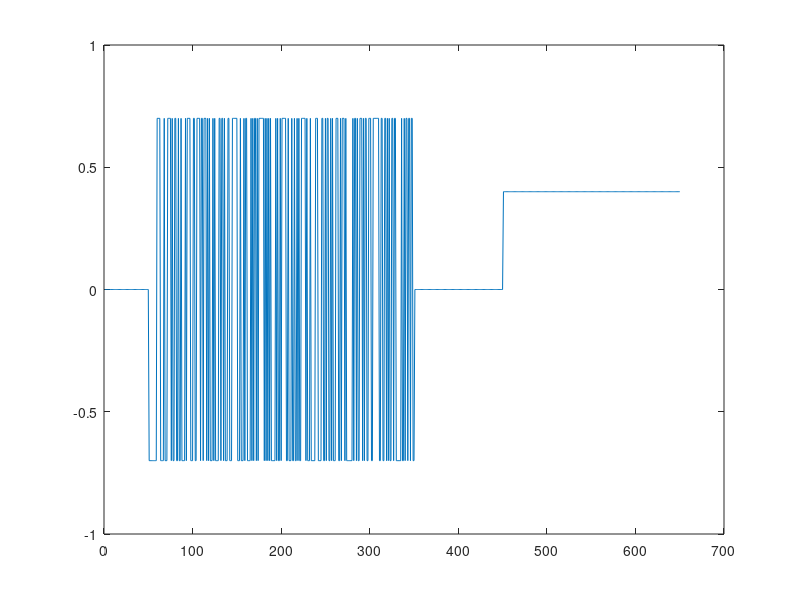
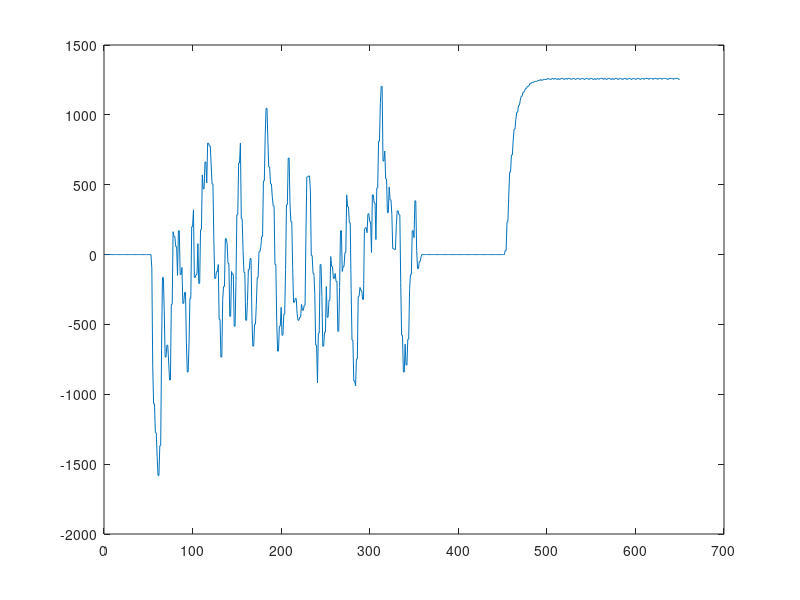

These figures' MATLAB source, in order: (Note: this script raises an error after producing the figures.)
%L8_RO51_ BistrischiAttila-Roland
close all;
clear;clc;

load('datematlab.mat');

y=vel;

figure;
plot(u);

figure;
plot(y);

f=0.1;
b=8;
nk=2;

x=400;

uid=u(1:x);
uval=u((x+1):end);

yid=y(1:x);
yval=y((x+1):end)';

lmax=1020;
alfa=0.01;
delta=0.01;
teta=zeros(2,2);
teta(:,1)=[b,f]';
l=1;
N=length(yid);

e=[0];
dV_dteta=0;
depsilon_dteta = zeros(2, N);
dedf=[0];
dedb=[0];

a=[];
while (l == 1 || (norm(teta(:, l) - teta(:, l - 1)) >= delta && l <= lmax))
    b=teta(1,l);
    f=teta(2,l);
    l=l+1;
    for k=1:nk 
        e(k)=yid(k);
        depsilon_dteta(:,k)=[0,0];
        dedf(k)=[0];% =depsilon_dteta(1)=[0,0]';
        dedb(k)=[0];% =depsilon_dteta(2)=[0,0]';
    end

    for k=nk+1:N
        e(k)=-f*e(k-1)+yid(k)+f*yid(k-1)-b*uid(k-nk);
        dedf(k)=-e(k-1)-f*dedf(k-1)+yid(k-1);
        dedb(k)=-f*dedb(k-1)-uid(k-nk);

        depsilon_dteta(1,k)=dedb(k);
        depsilon_dteta(2,k)=dedf(k);
    end
    %dV_dteta(1)=2/(N-nk)*sum(e.*depsilon_dteta(1,:));
    %dV_dteta(2)=2/(N-nk)*sum(e.*depsilon_dteta(2,:));

    dV_dteta=2/(N-nk)*sum(e.*depsilon_dteta,2);
    H=2/(N-nk)*(depsilon_dteta*depsilon_dteta');
    teta(:,l)=teta(:,l-1)-alfa*(H \dV_dteta);

    a(l)=norm(teta(:, l) - teta(:, l - 1));
end

datele=iddata(yval,uval,t(2)-t(1));

b=teta(1,l);f=teta(2,l);
model=idpoly(1,[0,0,b],1,1,[1,f],0,t(2)-t(1));

figure;
compare(model,datele);




